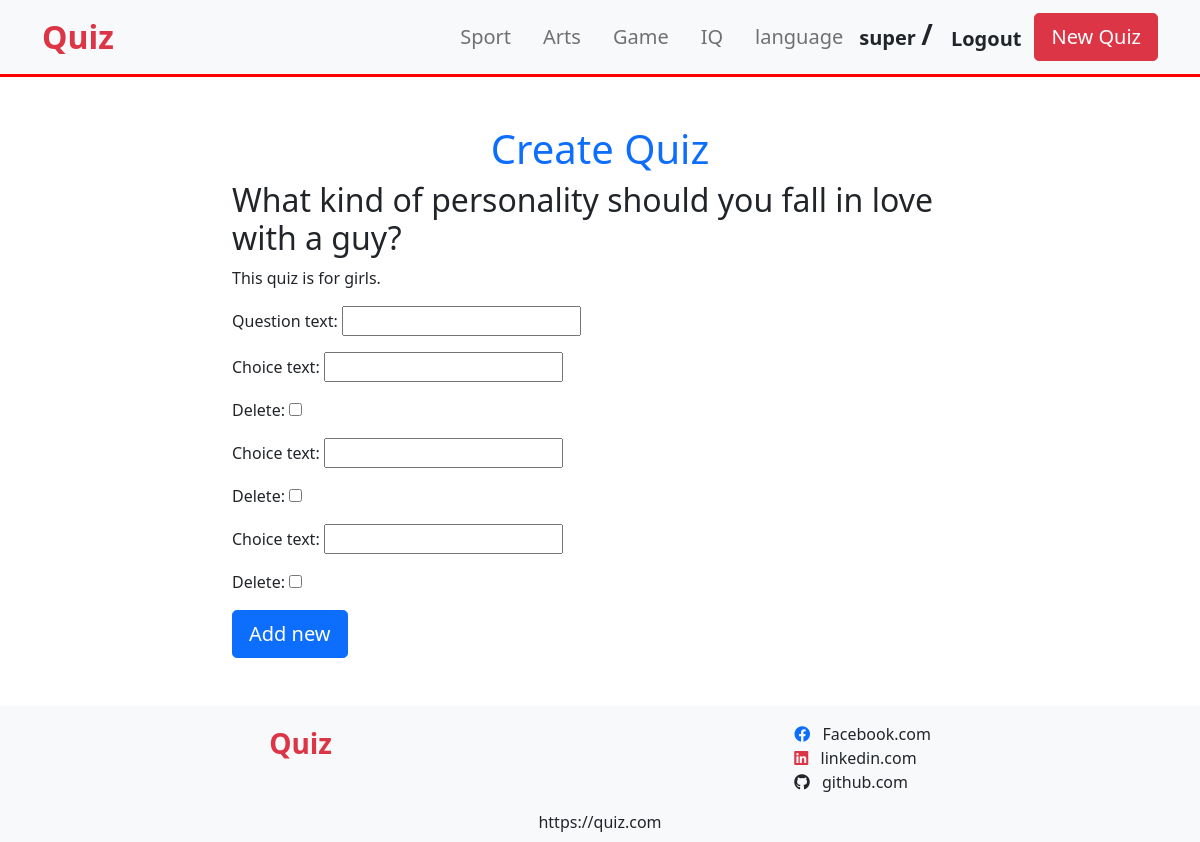
The page /make-quiz/2/add-question/ (signed in) on the database its author committed.
### quiz/models.py (models this page shows, shortened)
class Quiz(models.Model):
    title = models.CharField(max_length=100)
    describe = models.CharField(max_length=200)
    create_date = models.DateField(default=timezone.now)
    owner = models.ForeignKey(User, on_delete=CASCADE, default=1)

### make_quiz/views.py (the view, shortened to what this page needs)
# urls.py: path('<int:pk>/add-question/', views.AddQuestion.as_view(), name="add_question")
class AddQuestion(LoginRequiredMixin, View):
    def get(self, request, pk):
        quiz = get_object_or_404(Quiz, pk=pk)
        question_form = QuestionForm()
        choice_form = ChoiceForm()
        return render(request, "make_quiz/add_question.html", {"question_form": question_form, "choice_form": choice_form, "quiz": quiz})

### make_quiz/templates/make_quiz/add_question.html (shortened to what this page needs)
{% extends "make_quiz/base.html" %}
{% block content %}
<div class="container my-5">
    <div class="row justify-content-center">
        <div class="col-12 col-lg-8">
            <h1 class="text-center text-primary">Create Quiz</h1>
            <div>
                <h2>{{quiz.title}}</h2>
                <p>{{quiz.describe}}</p>
            </div>
            <form method="post">
                {{ question_form.as_p }}
                {{ choice_form.as_p }}
                <input type="submit" class="btn btn-lg btn-primary" value="Add new"/>
            </form>
        </div>
    </div>
</div>
{% endblock %}

### make_quiz/templates/make_quiz/base.html (shortened to what this page needs)
<!DOCTYPE html>
<html>
<head>
    <link href="https://cdn.jsdelivr.net/npm/bootstrap@5.0.1/dist/css/bootstrap.min.css" rel="stylesheet"
>
    <link rel="stylesheet" href="https://pro.fontawesome.com/releases/v5.10.0/css/all.css"
 />
</head>
<body>
    <div class="navbar navbar-expand-lg navbar-light bg-light" style="border-bottom: 3px solid red;">
        <div class="container">
            <a class="navbar-brand fs-2 fw-bold text-danger" href="{% url 'home:index' %}">Quiz</a>
            <div class="collapse navbar-collapse justify-content-end" id="navbarSupportedContent">
                <ul class="navbar-nav">
                    <li class="nav-item mx-2"><a class="nav-link fs-5" href="#">Sport</a></li>
                    <li class="nav-item mx-2"><a class="nav-link fs-5" href="#">Arts</a></li>
                    <li class="nav-item mx-2"><a class="nav-link fs-5" href="#">Game</a></li>
                    <li class="nav-item mx-2"><a class="nav-link fs-5" href="#">IQ</a></li>
                    <li class="nav-item mx-2"><a class="nav-link fs-5" href="#">language</a></li>
                </ul>
                <form class="d-flex align-items-center mb-0 ml-2">
                    {% if user.is_authenticated %}
                    <div class="fs-5 fw-bold">
                        {{user.username}}
                        <span class="fs-3">/</span>
                        <a role="button" class="btn fs-5 pl-0 fw-bold" href="{% url 'logout' %}">Logout</a>
                    </div>
                    {% else %}
                    <div>
                        <a role="button" class="btn fs-5 pr-0 fw-bold" href="{% url 'login' %}">Login</a>
                        <span class="fs-3">/</span>
                        <a role="button" class="btn fs-5 pl-0 fw-bold" href="{% url 'user:register' %}">Register</a>
                    </div>
                    {% endif %}
                    <a href="{% url 'make_quiz:create' %}" class="btn btn-danger btn-lg">New Quiz</a>
                </form>
            </div>
        </div>
    </div>
    {% block content%}
    {% endblock%}
    <footer class="bg-light">
        <div class="container d-flex justify-content-around py-3">
            <div class="fs-3 fw-bold text-danger">Quiz</div>
            <div>
                <div role="button">
                    <span class="m-2"><i class="fab fa-facebook text-primary"></i></span>
                    Facebook.com
                </div>
                <div role="button">
                    <span class="m-2"><i class="fab fa-linkedin text-danger"></i></span>
                    linkedin.com
                </div>
                <div role="button">
                    <span class="m-2"><i class="fab fa-github"></i></span>
                    github.com
                </div>
            </div>
        </div>
        <p class="text-center mb-0 pb-2">https://quiz.com</p>
    </footer>
</body>
</html>

### rows shown on the page
Quiz: title "What kind of personality should you fall in love with a guy?", describe "This quiz is for girls."

### other values the page prints
{{ user.username }} "super"
